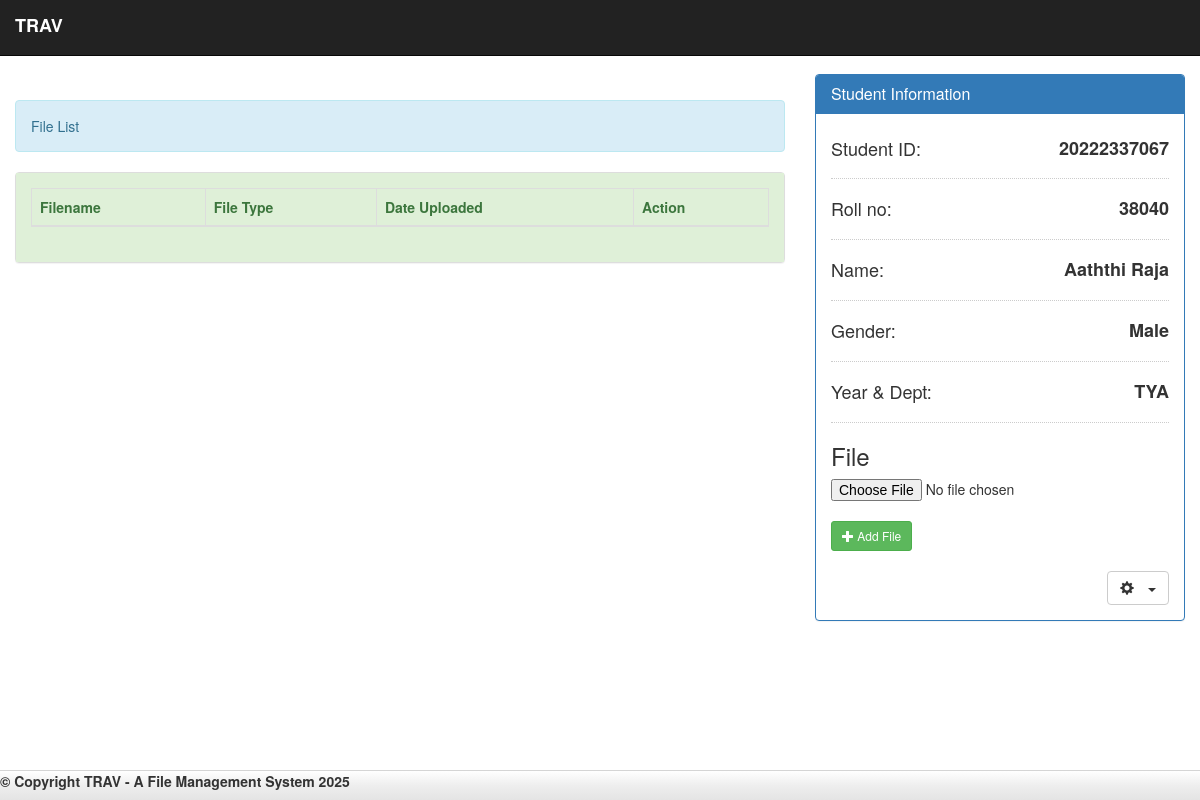
The page /student_profile.php (signed in) on the database as committed earlier.
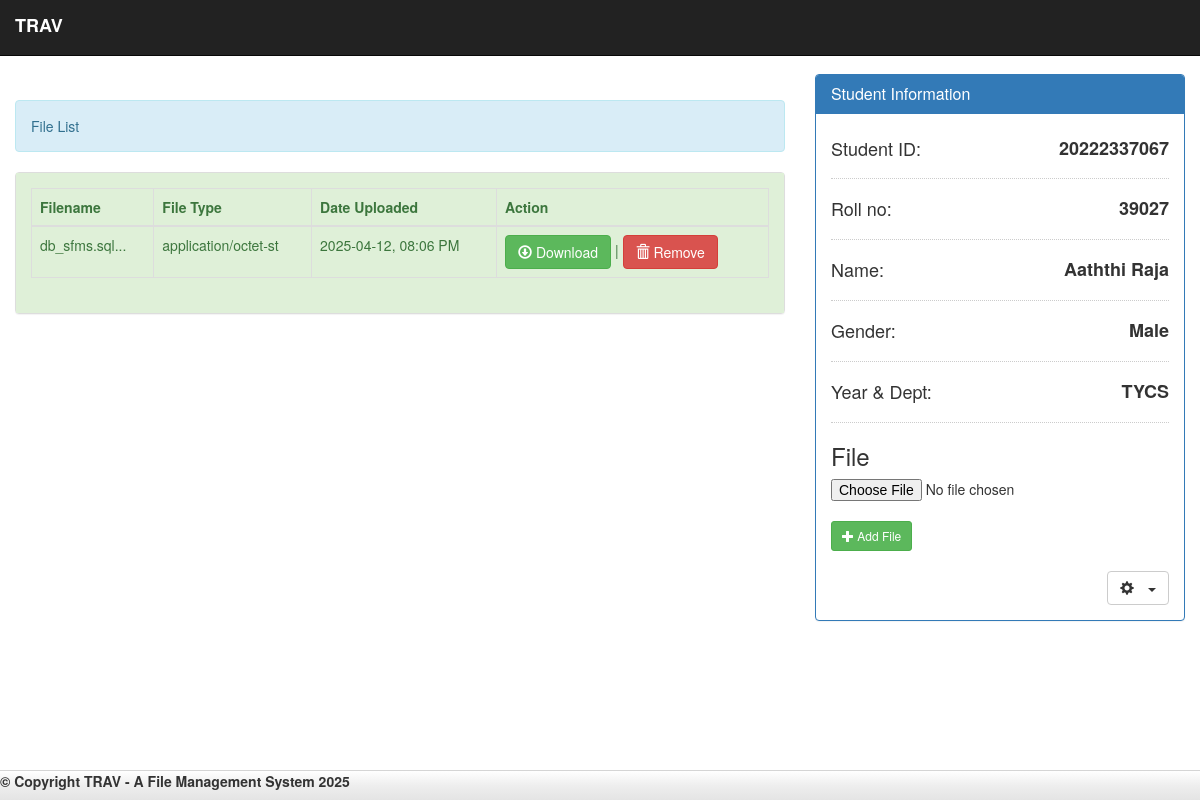
The same page on the database as committed later.
### tables this page shows
CREATE TABLE `student` (
  `stud_id` int(11) NOT NULL,
  `stud_no` bigint(10) NOT NULL,
  `roll_no` int(10) NOT NULL,
  `firstname` varchar(50) NOT NULL,
  `lastname` varchar(50) NOT NULL,
  `gender` varchar(10) NOT NULL,
  `yr&sec` varchar(10) NOT NULL,
  `password` text NOT NULL
);

CREATE TABLE `storage` (
  `store_id` int(11) NOT NULL,
  `filename` varchar(100) NOT NULL,
  `file_type` varchar(20) NOT NULL,
  `date_uploaded` varchar(100) NOT NULL,
  `stud_no` bigint(10) NOT NULL
);

### student_profile.php (the view, shortened to what this page needs)
<!DOCTYPE html>
<?php
	require_once 'admin/conn.php'
?>
<html lang="en">
	<head>
		<link rel="stylesheet" type="text/css" href="admin/css/bootstrap.css" />
		<link rel="stylesheet" type="text/css" href="admin/css/jquery.dataTables.css" />
		<link rel="stylesheet" type="text/css" href="admin/css/style.css" />
	</head>
<body>
	<nav class="navbar navbar-default navbar-fixed-top navbar-inverse">
		<div class="container-fluid">
			<label class="navbar-brand">TRAV</label>
		</div>
	</nav>
	<div class="col-md-8">
		<div class="alert alert-info" style="margin-top:100px;">File List</div>
		<div class="panel panel-default">
			<div class="panel-body alert-success" >
				<table id="table" class="table table-bordered">
					<thead>
						<tr>
							<th>Filename</th>
							<th>File Type</th>
							<th>Date Uploaded</th>
							<th>Action</th>
						</tr>
					</thead>
					<tbody>
						<?php
							$query = mysqli_query($conn, "SELECT * FROM `student` WHERE `stud_id` = '$_SESSION[student]'") or die(mysqli_error());
							$fetch = mysqli_fetch_array($query);
							$stud_no = $fetch['stud_no'];
							$query1 = mysqli_query($conn, "SELECT * FROM `storage` WHERE `stud_no` = '$stud_no'") or die(mysqli_error());
							while($fetch1 = mysqli_fetch_array($query1)){
						?>
						<tr class="del_file<?php echo $fetch1['store_id']?>">
							<td><?php echo substr($fetch1['filename'], 0 ,30)."..."?></td>
							<td><?php echo $fetch1['file_type']?></td>
							<td><?php echo $fetch1['date_uploaded']?></td>
							<td><a href="download.php?store_id=<?php echo $fetch1['store_id']?>" class="btn btn-success"><span class="glyphicon glyphicon-download"></span> Download</a> | <button class="btn btn-danger btn_remove" type="button" id="<?php echo $fetch1['store_id']?>"><span class="glyphicon glyphicon-trash"></span> Remove</button></td>
						</tr>
						<?php
							}
						?>
					</tbody>
				</table>
			</div>
		</div>
	</div>
	<div class="col-md-4">
		<div class="panel panel-primary" style="margin-top:20%;">
			<div class="panel-heading">
				<h1 class="panel-title">Student Information</h1>
			</div>
			<div class="panel-body">
				<h4>Student ID: <label class="pull-right"><?php echo $fetch['stud_no']?></label></h4>
				<hr style="border-top:1px dotted #ccc;"/>
				<h4>Roll no: <label class="pull-right"><?php echo $fetch['roll_no']?></label></h4>
				<hr style="border-top:1px dotted #ccc;"/>
				<h4>Name: <label class="pull-right"><?php echo $fetch['firstname']." ".$fetch['lastname']?></label></h4>
				<hr style="border-top:1px dotted #ccc;"/>
				<h4>Gender: <label class="pull-right"><?php echo $fetch['gender']?></label></h4>
				<hr style="border-top:1px dotted #ccc;"/>
				<h4>Year & Dept: <label class="pull-right"><?php echo $fetch['yr&sec']?></label></h4>
				<hr style="border-top:1px dotted #ccc;"/>
				<h3>File</h3>
				<form method="POST" enctype="multipart/form-data" action="save_file.php">
					<input type="file" name="file" size="4" style="background-color:#fff;" required="required" />
					<br />
					<button class="btn btn-success btn-sm" name="save"><span class="glyphicon glyphicon-plus"></span> Add File</button>
				</form>
				<br style="clear:both;"/>
				<div class="dropdown pull-right">
					<button class="btn btn-default dropdown-toggle" type="button" id="dropdownMenu1" data-toggle="dropdown" aria-haspopup="true" aria-expanded="true"><span class="glyphicon glyphicon-cog">&nbsp;</span><span class="caret"></span></button>
				</div>
			</div>
		</div>
	</div>
	<div id = "footer">
		<label class = "footer-title">&copy; Copyright TRAV - A File Management System <?php echo date("Y", strtotime("+8 HOURS"))?></label>
	</div>
</body>
</html>

Rows that differ between the two databases and show on the page:
added storage: filename "db_sfms.sql", file_type "application/octet-st", date_uploaded "2025-04-12, 08:06 PM"
changed student "Aaththi": roll_no "38040" → "39027"; value "TYA" → "TYCS"
